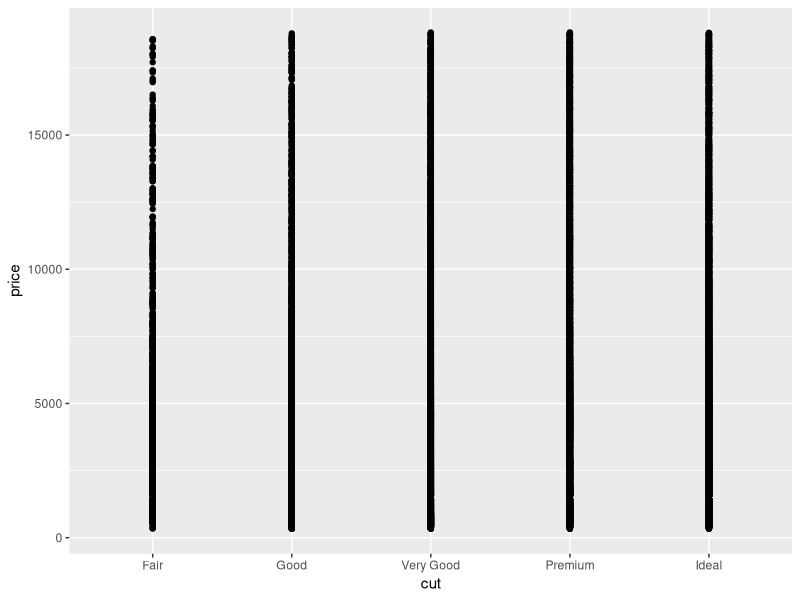
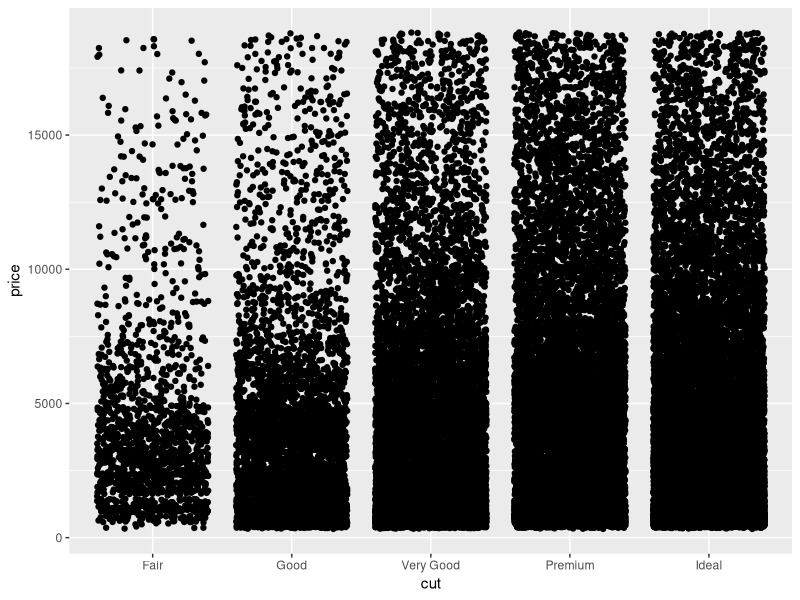
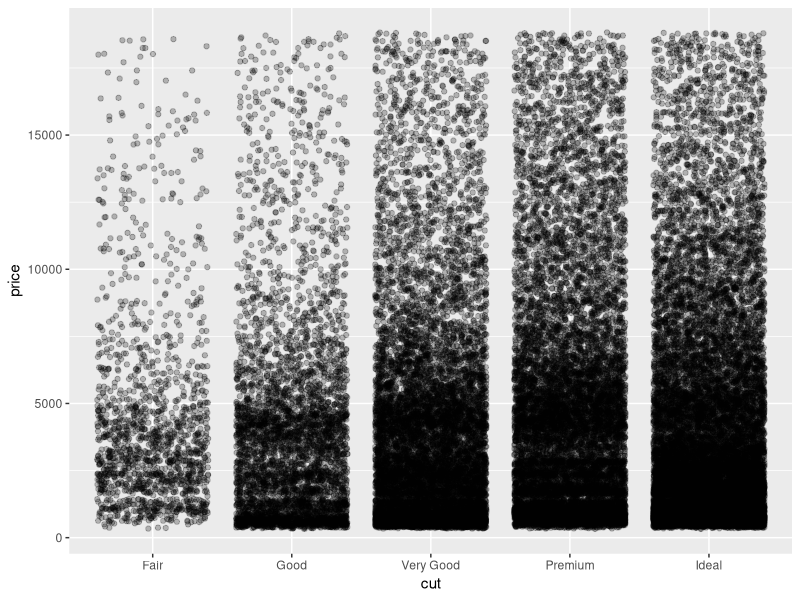
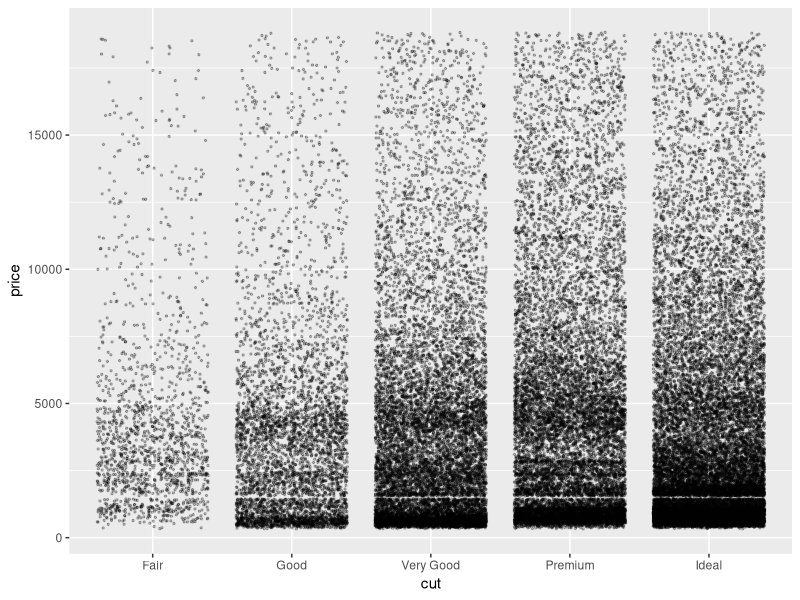
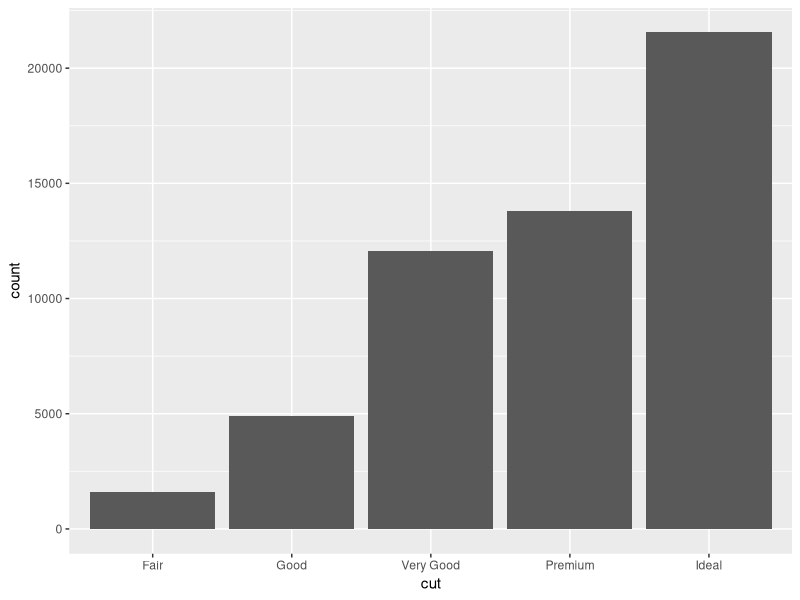
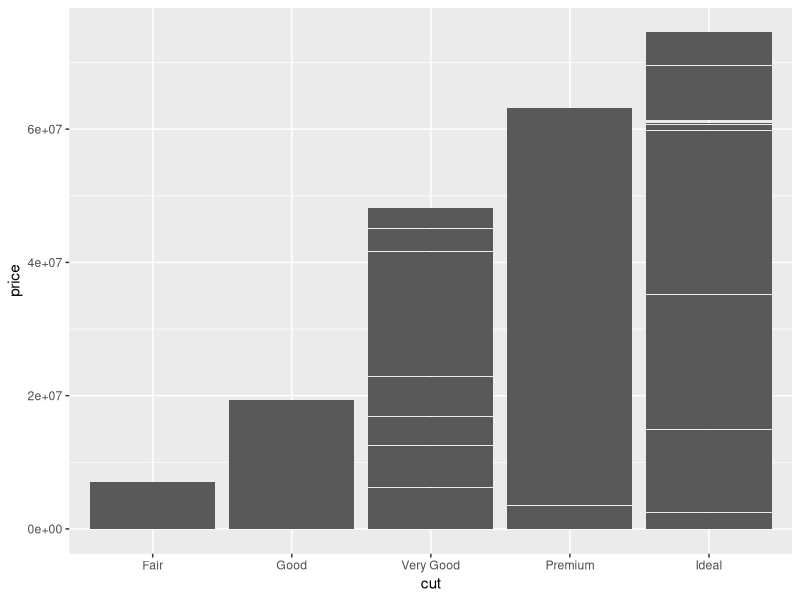
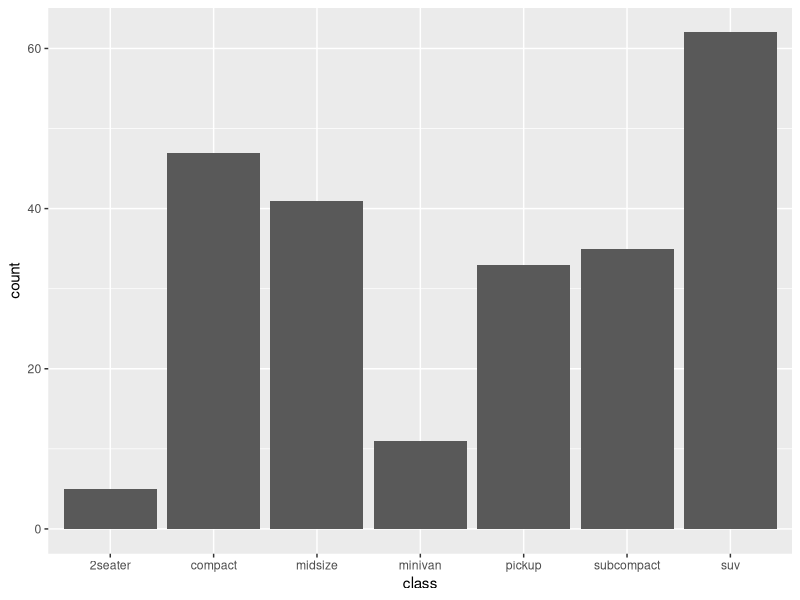
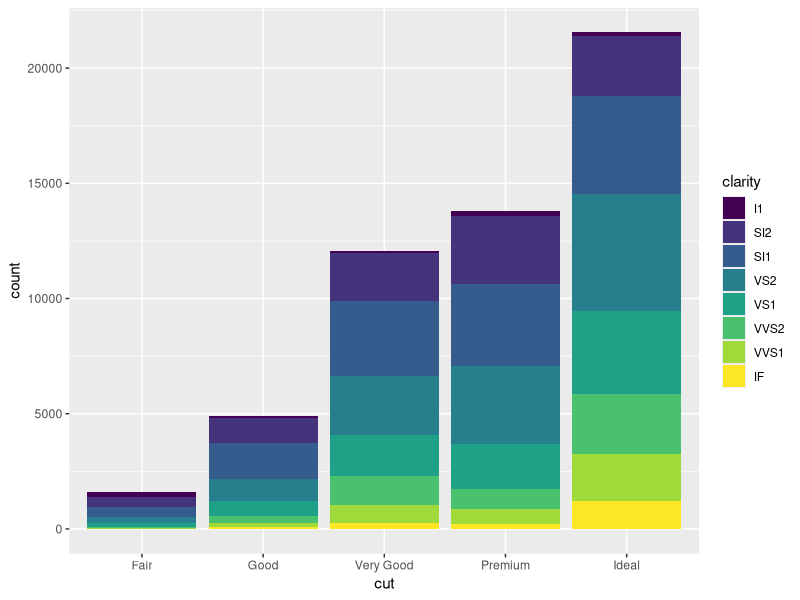

Source code (R) for these figures, in order:
## ---- chunk 1
library(tidyverse)
## ---- chunk 2
diamond_df <- diamonds
## ---- chunk 3
diamond_df %>% head()
## ---- chunk 4
diamond_df %>% dim()
## ---- chunk 5
diamond_df %>% 
  ggplot(aes(x=cut, y=price)) + geom_point()
## ---- chunk 6
diamond_df %>% 
  ggplot(aes(x=cut, y=price)) + geom_jitter(height=0)
## ---- chunk 7
diamond_df %>% 
  ggplot(aes(x=cut, y=price)) + geom_jitter(height=0, alpha=0.25)
## ---- chunk 8
diamond_df %>% 
  ggplot(aes(x=cut, y=price)) + 
  geom_jitter(height=0, alpha=0.25, size=0.5) 
## ---- chunk 9
diamond_df %>% 
  ggplot(aes(x=cut)) + geom_bar()

## ---- chunk 10

diamond_df %>% 
  ggplot(aes(x=cut, y=price)) + geom_col()

## ---- chunk 11

?geom_bar()
## ---- chunk 12

# geom_bar is designed to make it easy to create bar charts that show
# counts (or sums of weights)
g <- ggplot(mpg, aes(class))
# Number of cars in each class:
g + geom_bar()

## ---- chunk 13
diamond_df %>% ggplot(aes(x = cut, fill=clarity)) + geom_bar()
  
## ---- chunk 14
diamond_df %>% ggplot(aes(x = cut, fill=clarity)) + geom_bar(position='dodge')

## ---- chunk 15
diamond_df %>% ggplot(aes(x = price)) + geom_histogram()

## ---- chunk 16
diamond_df %>% ggplot(aes(x=price)) + geom_histogram(bins=200)
## ---- chunk 17
diamond_df %>% ggplot(aes(x = price)) +
  geom_histogram(bins=200, fill = 'dodgerblue') +
  xlim(0,2500)
## ---- chunk 18
diamond_df %>% ggplot(aes(x = price)) + geom_density(aes(colour =cut))

## ---- chunk 19
diamond_df %>% ggplot(aes(x=cut, y=price)) + geom_boxplot()
## ---- chunk 20
diamond_df %>% 
  ggplot(aes(x=cut, y=price)) + 
  geom_jitter(height=0, alpha=0.25, size=0.5, width=0.3) +
  geom_boxplot(alpha=0)
## ---- chunk 21
diamond_df %>% 
  ggplot(aes(x=cut, y=price)) + 
  geom_jitter(height=0, alpha=0.25, size=0.5, width=0.3) +
  geom_boxplot(alpha=0, aes(colour =cut))

## ---- chunk 22

diamond_df %>% 
  ggplot(aes(x=cut, y=price)) + 
  geom_jitter(height=0, alpha=0.25, size=0.5, width=0.3) +
  geom_boxplot(alpha=0, aes(colour =cut), show.legend = FALSE)

## ---- chunk 23
diamond_df %>% 
  ggplot(aes(x=cut, y=price, colour =cut)) + 
  geom_boxplot(alpha=0, width=0.15) +
  geom_violin(alpha=0) +
  theme(legend.position = 'none')

## ---- chunk 24

diamond_df %>% 
  ggplot(aes(x=carat, y=price, colour =clarity)) + 
  geom_point(size=0.2) +
  facet_wrap(~cut)

